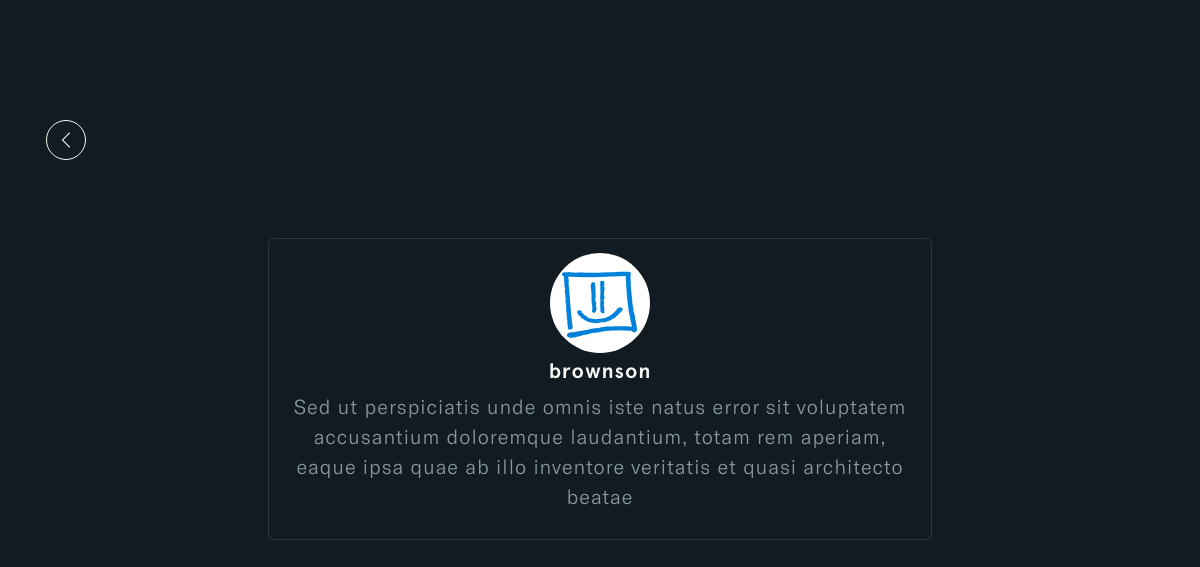
The app's page /user-info/48e1d7f801da4c0aae52e9071ffa8363, older data.
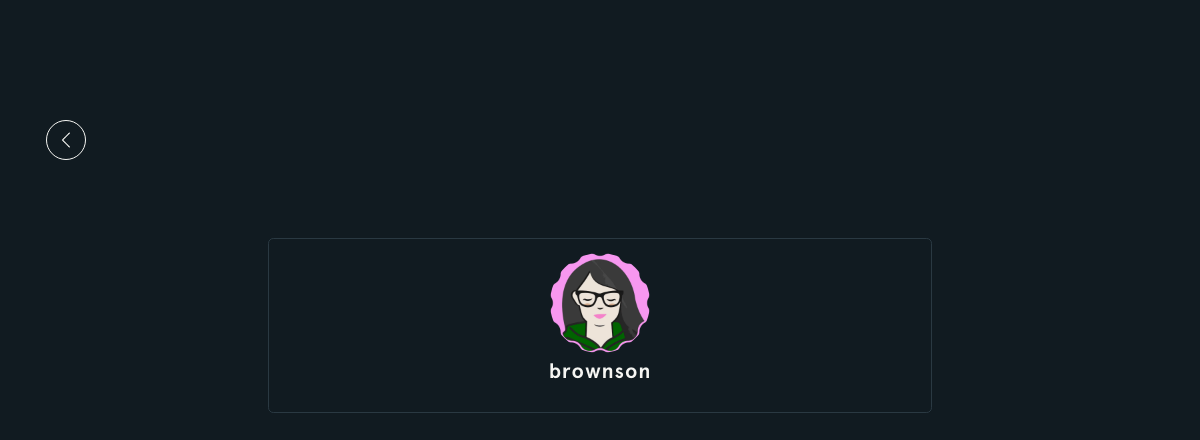
The same page, newer data.
### a_user/models.py (models this page shows, shortened)
class Profile(models.Model):
    user = models.OneToOneField(User, on_delete=models.CASCADE, blank=True, null=True)
    name = models.CharField(max_length=255, unique=True)
    bio = models.TextField(null=True, blank=True)
    username = models.CharField(max_length=255, unique=True)
    email = models.EmailField(max_length=255, unique=True)
    user_avatar = models.ImageField(null=True, blank=True, upload_to='user_avatar/', default='default-avatar.png')
    updated_time_stamp = models.DateTimeField(auto_now=True)
    created_time_stamp = models.DateTimeField(auto_now_add=True)
    id = models.UUIDField(default=uuid.uuid4, primary_key=True, unique=True, editable=False)
    @property
    def imageURL(self):
        try:
            url = self.user_avatar.url
        except:
            url = '/images/default-avatar.png'
        return url

### a_user/views.py (the view)
# urls.py: path('user-info/<str:pk>', views.userInfo, name='info'),
def userInfo(request, pk):
    user = get_object_or_404(Profile, pk=pk)
    context = {'user': user}
    return render(request, 'a_user/user_info.html', context)

### a_user/templates/a_user/user_info.html (shortened to what this page needs)
{% load static %}
<!DOCTYPE html>
<html lang="en" class="js has-scroll-init has-scroll-smooth">
  <head>
    <link rel="stylesheet" href="{% static '/css/bootstrap.min.css' %}" />
    <link rel="stylesheet" href="{% static '/css/user_info.css' %}" />
  </head>
  <body
    id="pageTop"
    class="page-content"
    data-spy="scroll"
    data-target="#mainNav"
  >
    <main>
      <div data-scroll class="page page--layout-2" id="main">
        <div id="hero">
          <div class="container-fluid">
            <div class="hero-intro">
              <a href="javascript:history.back()">
                <img
                  src="{% static '/images/left.png' %}"
                  class="img-fluid"
                  id="return_back"
                  alt="return_back-img"
                />
              </a>
              <div class="card d-flex mx-auto">
                <div class="card-body">
                  <img
                    src="{{user.imageURL}}"
                    class="img-fluid rounded-circle d-flex mx-auto"
                    id="user-avatar"
                    alt="user-avatar"
                  />
                  <h2>
                    {{user.name}}
                  </h2>
                  <p>{{user.bio}}</p>
                </div>
              </div>
            </div>
          </div>
        </div>
      </div>
    </main>
  </body>
</html>

Row changes from the older to the newer data that the page shows:
changed Profile "brownson": imageURL: a different picture; bio "Sed ut perspiciatis unde omnis iste natus error sit voluptatem accusantium doloremque laudantium, totam rem aperiam, eaque ipsa quae ab illo inventore veritatis et quasi architecto beatae" → (not shown)
